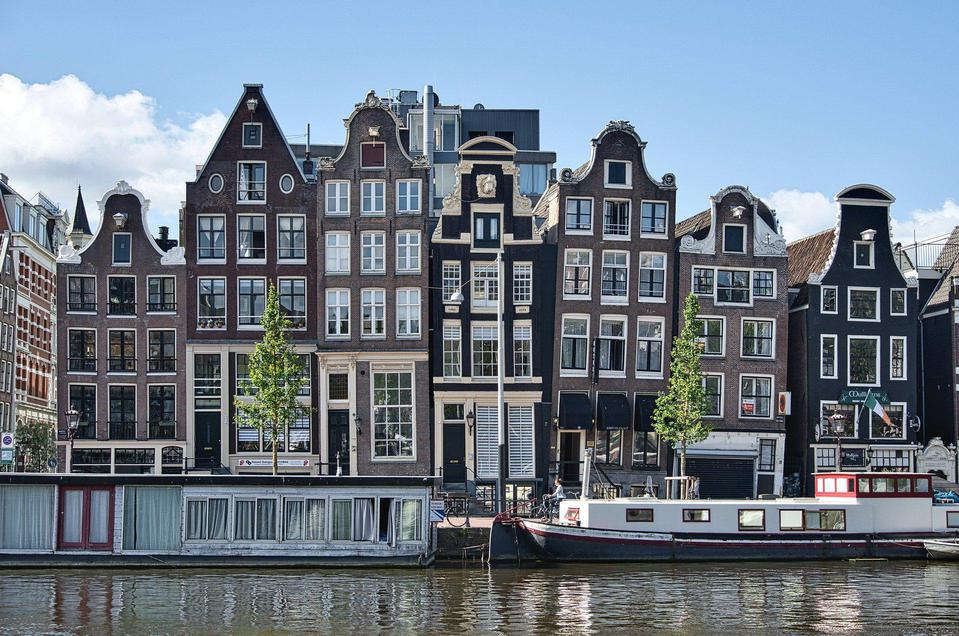
#> input picture basic/image-processing/code/manipulation/buildings.jpg, 959 x 636 px
$ python manipulation.py
#> lines starting #> are read from the running program, lines starting #| are printed output that depends on the picture
from PIL import Image
filename = "buildings.jpg"

with Image.open(filename) as img:
#> img is the input picture: PIL image 959x636 RGB; mean R, G, B 111.8, 123.9, 136.8
    img.load()


print('type', type(img))
#| type <class 'PIL.JpegImagePlugin.JpegImageFile'>
print('isInstance', isinstance(img, Image.Image))
#| isInstance True
print('img.format', img.format)
#| img.format JPEG
print('img.size', img.size)
#| img.size (959, 636)
print('img.mode', img.mode)
#| img.mode RGB
img.show(title="Original")
print('================')

###
# There are seven options that you can pass as arguments to .transpose():
# Image.FLIP_LEFT_RIGHT: Flips the image left to right, resulting in a mirror image
# Image.FLIP_TOP_BOTTOM: Flips the image top to bottom
# Image.ROTATE_90: Rotates the image by 90 degrees counterclockwise
# Image.ROTATE_180: Rotates the image by 180 degrees
# Image.ROTATE_270: Rotates the image by 270 degrees counterclockwise, which is the same as 90 degrees clockwise
# Image.TRANSPOSE: Transposes the rows and columns using the top-left pixel as the origin, with the top-left pixel being the same in the transposed image as in the original image
# Image.TRANSVERSE: Transposes the rows and columns using the bottom-left pixel as the origin, with the bottom-left pixel being the one that remains fixed between the original and modified versions
###
converted_img = img.transpose(Image.FLIP_TOP_BOTTOM)
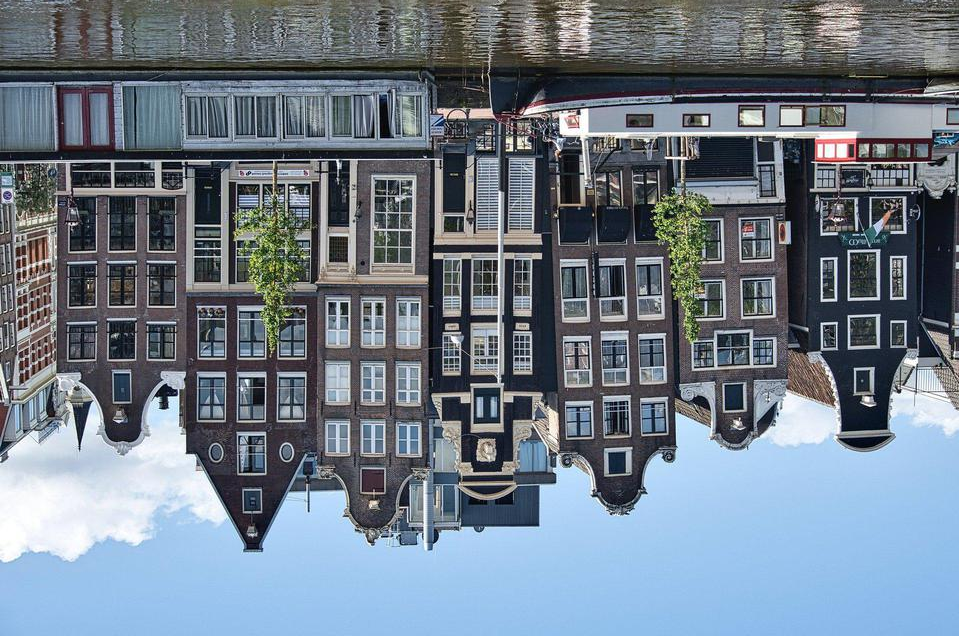
#> converted_img: PIL image 959x636 RGB; mean R, G, B 111.8, 123.9, 136.8
converted_img.show()
